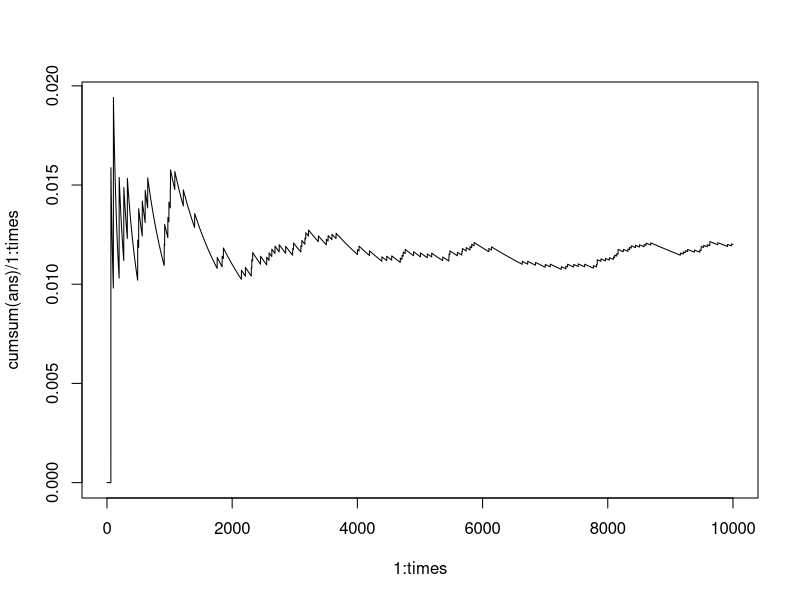
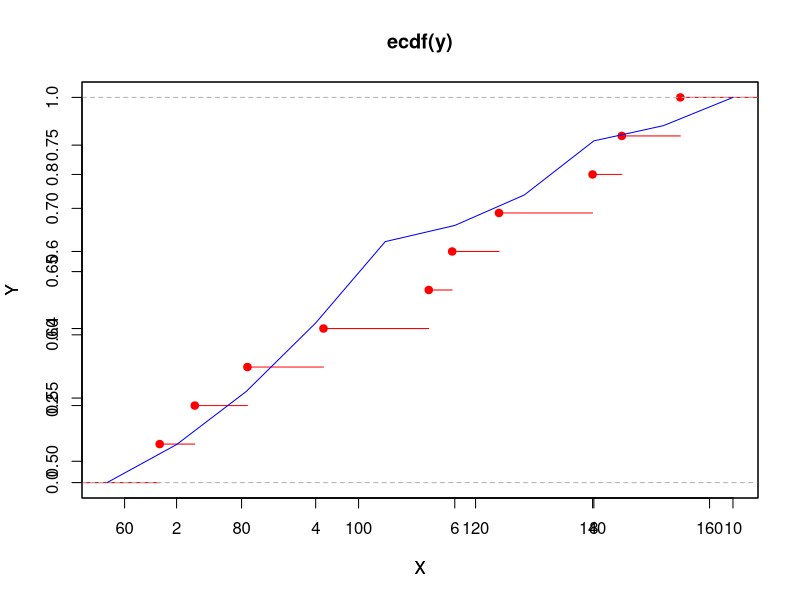

These figures' R source, in order:

f <- function(x){ # Must be distribution function
	return(1 - exp(- x / 100))
}

getDvalue <- function(n, y, F){ # Gets d value for comparison.
	values <- max(1 / n - F[1], F[1])
	for(i in 2 : n){
		values <- max(values, max(i / n - F[i], F[i] - (i - 1) / n))
	}
	return(values)
}

simulateOnce <- function(n, D){ # Simulates once the maximum difference
	U <- sort(runif(n))
	for(i in 1 : n){ # It suffices to have one that beats D for maximum to beat D. This can reduce the execution time in a small constant
		if(i / n - U[i] >= D){
			return(1)
		}
		if(U[i] - (i - 1) / n >= D){
			return(1)
		}
	}
	return(0)
}

compute <- function(n, D, times){ # Simulates "times" times the comparison
	ans <- NULL
	for(i in 1 : times){
		ans <- c(ans, simulateOnce(n, D))
	}
	return(ans)
}

pdf("Kolmogorov.pdf")

n <- 10
times <- 10000
y <- c(66, 72, 81, 94, 112, 116, 124, 140, 145, 155)
F <- f(y)
d <- getDvalue(n, y, F)
ans <- compute(n, d, times)

plot(1 : times, cumsum(ans) / 1 : times, type = "l")
print(sum(ans) / times)

plot(ecdf(y), col = "red", xlab = "X", ylab = "Y")
par(new = TRUE)
plot(F, type = "l", col = "blue", xlab = "X", ylab = "Y")
